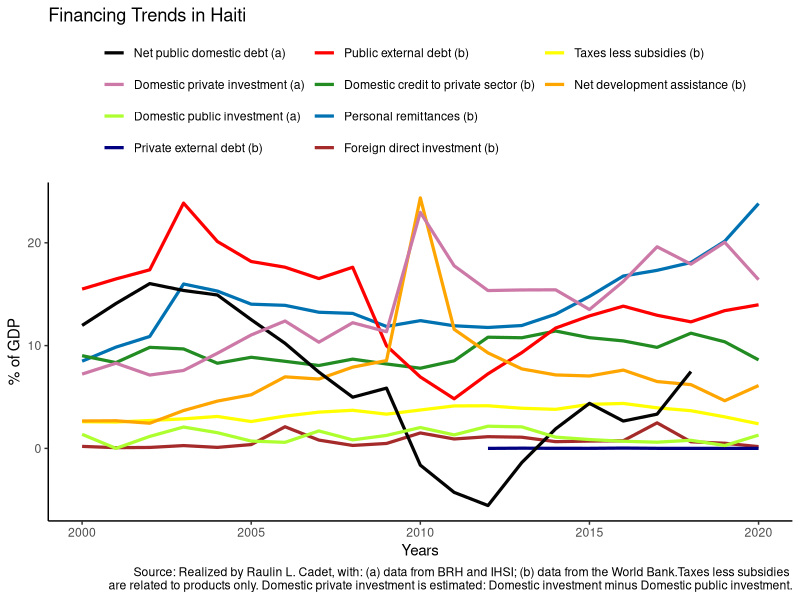
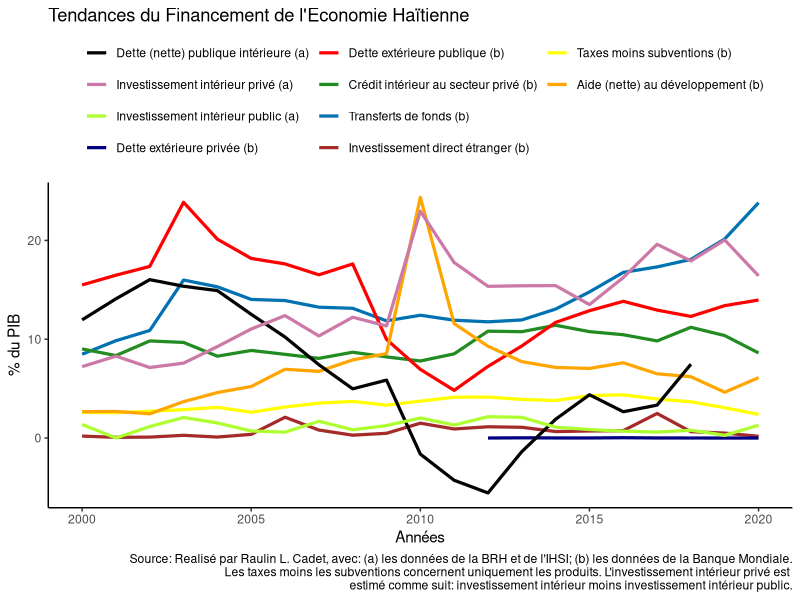
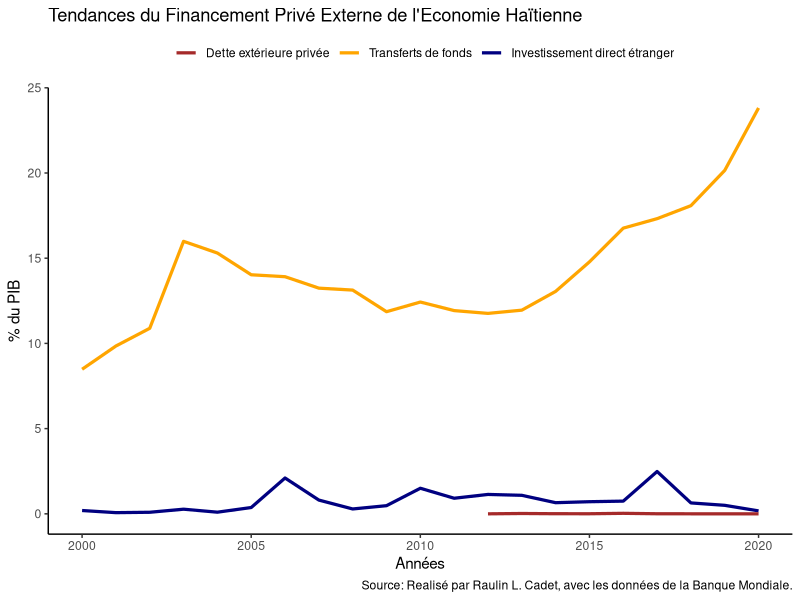
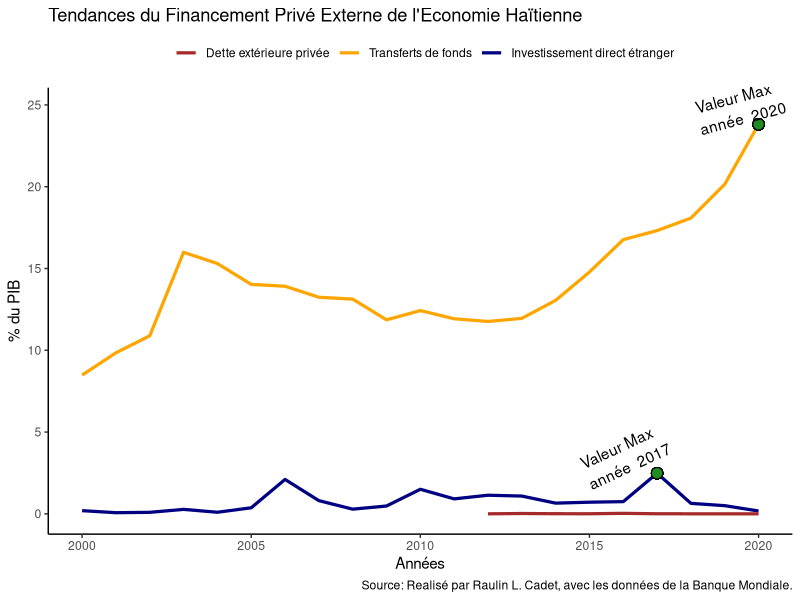
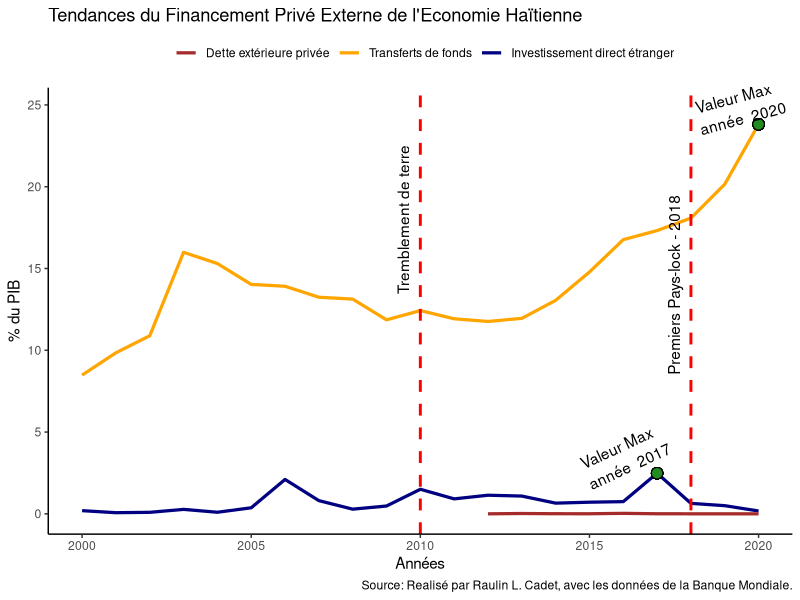

Write R code to recreate these figures, in order.
library(tidyverse)


df=readxl::read_excel('API_HTI_DS2_en_excel_v2_5738369.xls')


# Structured dataset 
df=df[3:dim(df)[1],3:dim(df)[2]]   
df=data.frame(t(df))
colnames(df)= df[1,]
rownames(df)=1:dim(df)[1]
df=df[3:dim(df)[1],]  

# consider data from 2000 to 2020
df=df%>%filter(`Indicator Name` %in% c(2000:2020))

# convert all columns to numeric data
str(df) # data types are characters wherease they should be numeric

# Convert data type to numeric
y=NULL
for (i in 1:length(colnames(df))) {
  y[[i]]=as.numeric(unlist(df[colnames(df)[i]]))  # convert all columns to numeric data
}

df2<-data.frame(y)            # create a new data frame where all data are numeric
colnames(df2)=colnames(df)    # provide the same columns names to df2 as it is for df

# Create new variables
df2["Public external debt stock (% of GDP)"]=(df2["External debt stocks, public and publicly guaranteed (PPG) (DOD, current US$)"]/df2["GDP (current US$)"])*100
df2["Private external debt stock (% of GDP)"]=(df2["External debt stocks, private nonguaranteed (PNG) (DOD, current US$)"]/df2["GDP (current US$)"])*100
df2['Total external debt stock (% of GDP)']=(df2["External debt stocks, total (DOD, current US$)"]/df2["GDP (current US$)"])*100
df2['Tax les subsidies on products (% of GDP)']=(df2["Taxes less subsidies on products (current US$)"]/df2["GDP (current US$)"])*100
df2['Net official development assistance received (% of GDP)']=(df2["Net official development assistance received (current US$)"]/df2["GDP (current US$)"])*100

colnames(df2)[1]<-'Years'

####################################
###### Other Data to import ########
dcred<-readxl::read_excel('DataBRH.xlsx',sheet='BRH')
dcred<-dcred%>%filter(`Years` %in% c(2000:2020))    # consider data from 2000 to 2020
dcred<-dcred[,2:dim(dcred)[2]]
dcred['Years']<-2000:2020

dinv<-readxl::read_excel('DataBRH.xlsx',sheet='IHSI')
dinv<-data.frame(t(dinv))    # transpose dinv so that each column have a variable
col<-dinv[1,]
dinv<-data.frame(dinv[2:(dim(dinv)[1]),c(5,6)]) # remove the first row that contains columns names
colnames(dinv)<-col[5:6]

#######
str(dinv)  # data are not numeric wherease they should.
# Data will be converted to numeric type
z=NULL
for (i in 1:length(colnames(dinv))) {
  z[[i]]=as.numeric(unlist(dinv[colnames(dinv)[i]]))  # convert all columns to numeric data
}
dinv=data.frame(z)
colnames(dinv)=col[5:6]
dinv['Years']=2000:2020

df3<-merge(df2,dcred,on='Years')
df3<-merge(df3,dinv,on='Years')
rownames(df3)<-2000:2020

#################################



df3=df3%>%select(
  Years,
  `Public external debt stock (% of GDP)`,
  `Private external debt stock (% of GDP)`,
  `Foreign direct investment, net inflows (% of GDP)`,
  `Personal remittances, received (% of GDP)`,
  `Domestic credit to private sector (% of GDP)`,
  `Total external debt stock (% of GDP)`,
  `Tax les subsidies on products (% of GDP)`,
  `Net official development assistance received (% of GDP)`,
  `Net domestic credit to public sector (% of GDP)`,
  `Investissement privé (% du PIB)`,
  `Investissement publique (% du PIB)`,
  )

df3%>%
  ggplot(aes(x=Years))+
  geom_line(aes(y=`Personal remittances, received (% of GDP)`,colour='Personal remittances (b)'),size=1.1)+
  geom_line(aes(y=`Domestic credit to private sector (% of GDP)`,colour="Domestic credit to private sector (b)"),size=1.1)+
  geom_line(aes(y=`Foreign direct investment, net inflows (% of GDP)`,colour="Foreign direct investment (b)"),size=1.1)+
  geom_line(aes(y=`Private external debt stock (% of GDP)`,colour='Private external debt (b)'),size=1.1)+
  geom_line(aes(y=`Public external debt stock (% of GDP)`,colour='Public external debt (b)' ),size=1.1)+
  #geom_line(aes(y=`Total external debt stock (% of GDP)`,colour="External debt (b)"),size=1)+
  geom_line(aes(y=`Tax les subsidies on products (% of GDP)`,colour="Taxes less subsidies (b)"),size=1.1)+
  geom_line(aes(y=`Net official development assistance received (% of GDP)`,colour="Net development assistance (b)"),size=1.1)+
  geom_line(aes(y=`Net domestic credit to public sector (% of GDP)`,colour="Net public domestic debt (a)"),size=1.1)+
  geom_line(aes(y=`Investissement privé (% du PIB)`,colour="Domestic private investment (a)"),size=1.1)+
  geom_line(aes(y=`Investissement publique (% du PIB)`,colour="Domestic public investment (a)"),size=1.1)+
  
  scale_colour_manual("", 
                      breaks = c('Net public domestic debt (a)', 'Domestic private investment (a)','Domestic public investment (a)','Private external debt (b)','Public external debt (b)', "Domestic credit to private sector (b)","Personal remittances (b)", "Foreign direct investment (b)",
                                 'Taxes less subsidies (b)','Net development assistance (b)'),
                                 
                      values = c("gray1", "#CC79A7","greenyellow","navy",'red',"forestgreen", "#0072B2",'brown','yellow','orange')) +
  ggtitle("Financing Trends in Haiti")+

  theme_classic()+ theme(legend.position = "top")+ylab("% of GDP")+
  guides(col = guide_legend(nrow = 4))+
  labs(caption = 'Source: Realized by Raulin L. Cadet, with: (a) data from BRH and IHSI; (b) data from the World Bank.Taxes less subsidies \n are related to products only. Domestic private investment is estimated: Domestic investment minus Domestic public investment.')

#######################################################
######## The same graphics with texts in French #######
df3%>%
  ggplot(aes(x=Years))+
  geom_line(aes(y=`Personal remittances, received (% of GDP)`,colour='Transferts de fonds (b)'),size=1.1)+
  geom_line(aes(y=`Domestic credit to private sector (% of GDP)`,colour="Crédit intérieur au secteur privé (b)"),size=1.1)+
  geom_line(aes(y=`Foreign direct investment, net inflows (% of GDP)`,colour="Investissement direct étranger (b)"),size=1.1)+
  geom_line(aes(y=`Private external debt stock (% of GDP)`,colour='Dette extérieure privée (b)'),size=1.1)+
  geom_line(aes(y=`Public external debt stock (% of GDP)`,colour='Dette extérieure publique (b)' ),size=1.1)+
  #geom_line(aes(y=`Total external debt stock (% of GDP)`,colour="External debt (b)"),size=1)+
  geom_line(aes(y=`Tax les subsidies on products (% of GDP)`,colour="Taxes moins subventions (b)"),size=1.1)+
  geom_line(aes(y=`Net official development assistance received (% of GDP)`,colour="Aide (nette) au développement (b)"),size=1.1)+
  geom_line(aes(y=`Net domestic credit to public sector (% of GDP)`,colour="Dette (nette) publique intérieure (a)"),size=1.1)+
  geom_line(aes(y=`Investissement privé (% du PIB)`,colour="Investissement intérieur privé (a)"),size=1.1)+
  geom_line(aes(y=`Investissement publique (% du PIB)`,colour="Investissement intérieur public (a)"),size=1.1)+
  
  scale_colour_manual("", 
                      breaks = c('Dette (nette) publique intérieure (a)', 'Investissement intérieur privé (a)','Investissement intérieur public (a)','Dette extérieure privée (b)','Dette extérieure publique (b)', 
                                 "Crédit intérieur au secteur privé (b)","Transferts de fonds (b)", "Investissement direct étranger (b)",
                                 'Taxes moins subventions (b)','Aide (nette) au développement (b)'),
                      
                      values = c("gray1", "#CC79A7","greenyellow","navy",'red',"forestgreen", "#0072B2",'brown','yellow','orange')) +
  ggtitle("Tendances du Financement de l'Economie Haïtienne")+
  
  theme_classic()+ theme(legend.position = "top")+ylab("% du PIB")+xlab('Années')+
  guides(col = guide_legend(nrow = 4))+
  labs(caption = "Source: Realisé par Raulin L. Cadet, avec: (a) les données de la BRH et de l'IHSI; (b) les données de la Banque Mondiale.\n Les taxes moins les subventions concernent uniquement les produits. L'investissement intérieur privé est \n estimé comme suit: investissement intérieur moins investissement intérieur public.")


#################################################
#### Private External Financing in Haiti ########

df3%>%
  ggplot(aes(x=Years))+
  geom_line(aes(y=`Personal remittances, received (% of GDP)`,colour='Transferts de fonds'),size=1.1)+
  geom_line(aes(y=`Foreign direct investment, net inflows (% of GDP)`,colour="Investissement direct étranger"),size=1.1)+
  geom_line(aes(y=`Private external debt stock (% of GDP)`,colour='Dette extérieure privée'),size=1.1)+
  
  scale_colour_manual("", 
                      breaks = c('Dette extérieure privée', 
                                 "Transferts de fonds", "Investissement direct étranger"),
                      values = c("brown","orange","navy",'forestgreen','red')) +
  ggtitle("Tendances du Financement Privé Externe de l'Economie Haïtienne")+
  theme_classic()+ theme(legend.position = "top")+ylab("% du PIB")+xlab('Années')+
  guides(col = guide_legend(nrow = 1))+
  labs(caption = "Source: Realisé par Raulin L. Cadet, avec les données de la Banque Mondiale.")



######################################################################
##### Add points to indicate max and min points of the variables #####

max_remit=max(df3$`Personal remittances, received (% of GDP)`)
max_fdi=max(df3$`Foreign direct investment, net inflows (% of GDP)`)
max_priv=max(df3$`Private external debt stock (% of GDP)`)

min_remit=min(df3$`Personal remittances, received (% of GDP)`)
min_fdi=min(df3$`Foreign direct investment, net inflows (% of GDP)`)
min_priv=min(df3$`Private external debt stock (% of GDP)`)

df3%>%
  ggplot(aes(x=Years))+
  geom_line(aes(y=`Personal remittances, received (% of GDP)`,colour='Transferts de fonds'),size=1.1)+
  geom_line(aes(y=`Foreign direct investment, net inflows (% of GDP)`,colour="Investissement direct étranger"),size=1.1)+
  geom_line(aes(y=`Private external debt stock (% of GDP)`,colour='Dette extérieure privée'),size=1.1)+
  geom_point(x=as.numeric(c(df3%>%filter(`Personal remittances, received (% of GDP)`==max_remit)%>%select(Years))),
             y=max_remit,shape=21,size=3.5,fill='forestgreen')+
  annotate(geom="text", x=as.numeric(c(df3%>%filter(`Personal remittances, received (% of GDP)`==max_remit)%>%select(Years)))-0.6, y=1+max_remit, label=paste("Valeur Max \n année ",as.numeric(c(df3%>%filter(`Personal remittances, received (% of GDP)`==max_remit)%>%select(Years)))),
           color="black",angle=15)+
  geom_point(x=as.numeric(c(df3%>%filter(`Foreign direct investment, net inflows (% of GDP)`==max_fdi)%>%select(Years))),
             y=max_fdi,shape=21,size=3.5,fill='forestgreen')+
  annotate(geom="text", x=as.numeric(c(df3%>%filter(`Foreign direct investment, net inflows (% of GDP)`==max_fdi)%>%select(Years)))-1, y=1+max_fdi, 
           label=paste("Valeur Max \n année ",as.numeric(c(df3%>%filter(`Foreign direct investment, net inflows (% of GDP)`==max_fdi)%>%select(Years)))),
           color="black",angle=25)+
  
  scale_colour_manual("", 
                      breaks = c('Dette extérieure privée', 
                                 "Transferts de fonds", "Investissement direct étranger"),
                      values = c("brown","orange","navy",'forestgreen','red')) +
  ggtitle("Tendances du Financement Privé Externe de l'Economie Haïtienne")+
  theme_classic()+ theme(legend.position = "top")+ylab("% du PIB")+xlab('Années')+
  guides(col = guide_legend(nrow = 1))+
  labs(caption = "Source: Realisé par Raulin L. Cadet, avec les données de la Banque Mondiale.")


############################################
####### Add Events to the graphic #########

df3%>%
  ggplot(aes(x=Years))+
  geom_line(aes(y=`Personal remittances, received (% of GDP)`,colour='Transferts de fonds'),size=1.1)+
  geom_line(aes(y=`Foreign direct investment, net inflows (% of GDP)`,colour="Investissement direct étranger"),size=1.1)+
  geom_line(aes(y=`Private external debt stock (% of GDP)`,colour='Dette extérieure privée'),size=1.1)+
  geom_point(x=as.numeric(c(df3%>%filter(`Personal remittances, received (% of GDP)`==max_remit)%>%select(Years))),
             y=max_remit,shape=21,size=3.5,fill='forestgreen')+
  annotate(geom="text", x=as.numeric(c(df3%>%filter(`Personal remittances, received (% of GDP)`==max_remit)%>%select(Years)))-0.6, y=1+max_remit, label=paste("Valeur Max \n année ",as.numeric(c(df3%>%filter(`Personal remittances, received (% of GDP)`==max_remit)%>%select(Years)))),
           color="black",angle=15)+
  geom_point(x=as.numeric(c(df3%>%filter(`Foreign direct investment, net inflows (% of GDP)`==max_fdi)%>%select(Years))),
             y=max_fdi,shape=21,size=3.5,fill='forestgreen')+
  annotate(geom="text", x=as.numeric(c(df3%>%filter(`Foreign direct investment, net inflows (% of GDP)`==max_fdi)%>%select(Years)))-1, y=1+max_fdi, 
           label=paste("Valeur Max \n année ",as.numeric(c(df3%>%filter(`Foreign direct investment, net inflows (% of GDP)`==max_fdi)%>%select(Years)))),
           color="black",angle=25)+
  
  scale_colour_manual("", 
                      breaks = c('Dette extérieure privée', 
                                 "Transferts de fonds", "Investissement direct étranger"),
                      values = c("brown","orange","navy",'forestgreen','red')) +
  ggtitle("Tendances du Financement Privé Externe de l'Economie Haïtienne")+
  geom_vline(xintercept=2010, linetype='dashed', color='red', size=1)+
  annotate(geom='text',x=2010-0.5,y=18,label='Tremblement de terre',angle=90)+
  geom_vline(xintercept=2018, linetype='dashed', color='red', size=1)+
  annotate(geom='text',x=2018-0.5,y=14,label='Premiers Pays-lock - 2018',angle=90)+
  theme_classic()+ theme(legend.position = "top")+ylab("% du PIB")+xlab('Années')+
  guides(col = guide_legend(nrow = 1))+
  labs(caption = "Source: Realisé par Raulin L. Cadet, avec les données de la Banque Mondiale.")
